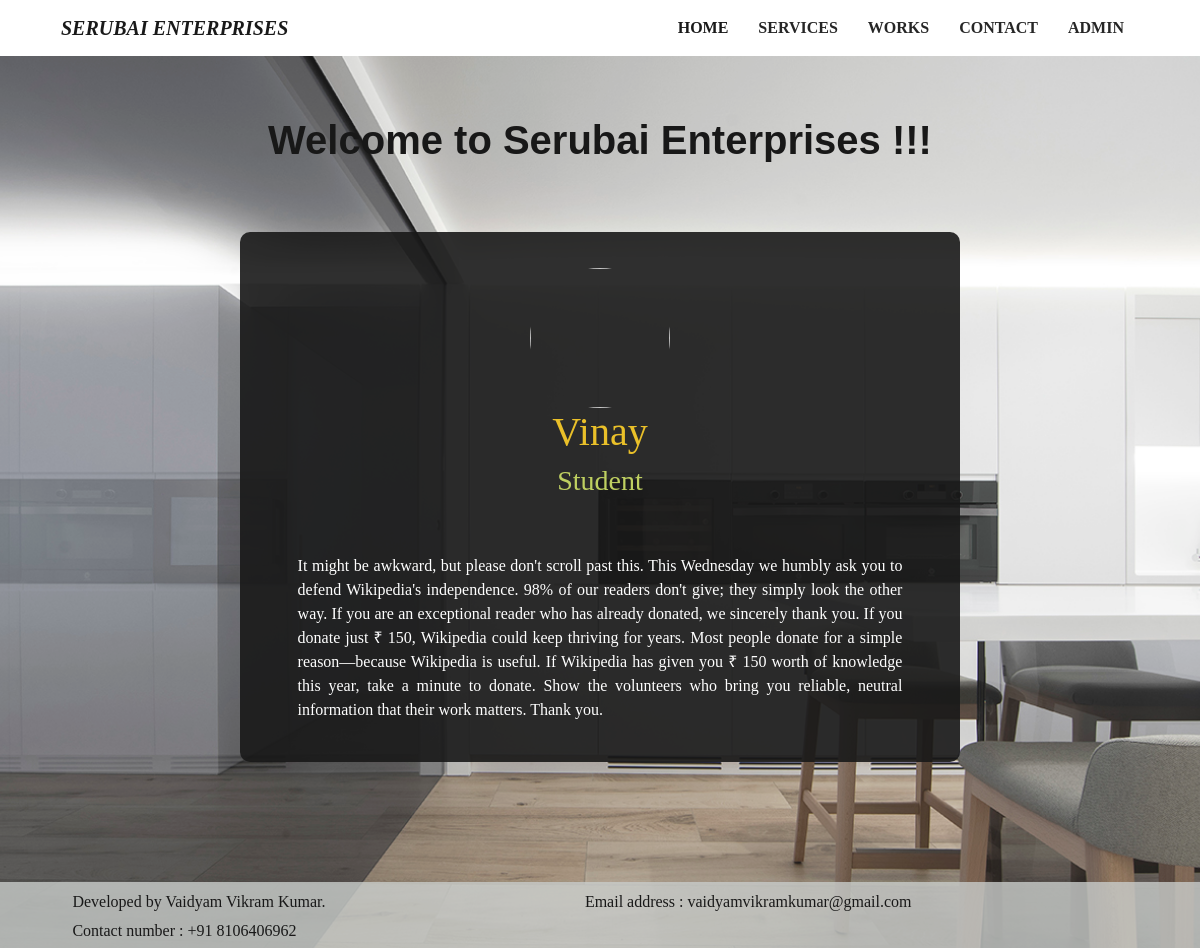
The page / on the database its author committed.
### interiors/models.py (models this page shows, shortened)
class index_table(models.Model):
    name = models.CharField(max_length=30)
    designation = models.CharField(max_length=30)
    img = models.ImageField(upload_to="media")
    description = models.TextField()

### interiors/views.py (the view)
# urls.py: path('',views.index,name="index"),
def index(request):
    data=index_table.objects.all()
    l=[]
    for i in data:
        l.append(i.name)
        l.append(i.designation)
        l.append(i.img)
        l.append(i.description)
    return render(request,'index.html',{'l':l})

### templates/index.html (shortened to what this page needs)
{% load static %}
<!DOCTYPE html>
<html lang="en">
<head>
    <link rel="stylesheet" href="{% static 'style.css' %}">
    <link rel="stylesheet" href="https://maxcdn.bootstrapcdn.com/bootstrap/4.0.0/css/bootstrap.min.css">
</head>
<body>
    <div class="container">
        <nav class="navbar navbar-expand-lg navbar-light">
            <a class="navbar-brand" href="/">Serubai Enterprises</a>
            <div class="collapse navbar-collapse" id="navbarSupportedContent">
                <ul class="navbar-nav ml-lg-auto">
                    <li class="nav-item active">
                        <a class="nav-link" href="/">Home <span class="sr-only">(current)</span></a>
                    </li>
                    <li class="nav-item">
                        <a class="nav-link" href="/services">Services</a>
                    </li>
                    <li class="nav-item">
                        <a class="nav-link" href="/works">Works</a>
                    </li>
                    <li class="nav-item">
                        <a class="nav-link" href="/contact">Contact</a>
                    </li>
                    {% if user.is_authenticated %}
                    <li class="nav-item">
                        <a class="nav-link" href="/logout">Logout</a>
                    </li>
                    {% else %}
                    <li class="nav-item">
                        <a class="nav-link" href="/login">Admin</a>
                    </li>
                    {% endif %}
                </ul>
            </div>
        </nav>
    </div>
    <div class="banner1">
        <h1> Welcome to Serubai Enterprises !!! </h1>
        <div class="boxing1">
            <img src="{{l.2.url}}">
            <h1> {{l.0}} </h1>
            <h3> {{l.1}} </h3><br><br>
            <p> {{l.3}}
            </p>
        </div>
        <div class="foot">
            <div class="row">
                <div class="col-9 col-sm-5 col-md-5 col-lg-5 col-xl-5 ">
                    <h6>
                        Developed by Vaidyam Vikram Kumar.
                    </h6>
                    <h6>
                        Contact number : +91 8106406962
                    </h6>
                </div>
                <div class="col-9 col-sm-5 col-md-5 col-lg-5 col-xl-5 ">
                    <h6>
                        Email address : vaidyamvikramkumar@gmail.com
                    </h6>
                </div>
        </div>
    </div>
</body>
</html>

### static/style.css (style rules this page uses)
* { font-family: 'Times New Roman', Times, serif; box-sizing: border-box; }
.navbar { padding : 20px 0; }
.navbar-brand { font-family: Georgia, 'Times New Roman', Times, serif; font-weight: 900; text-transform: uppercase; font-style: italic; font-size: larger; color: #262626; }
.nav-item { font-weight: 800; text-transform: uppercase; }
.navbar-light .navbar-nav .nav-item .nav-link { color: #262626; padding: 5px 15px; }
.banner1 { position: relative; background: url(pics/bg1.jpg); min-height: 100vh; background-size: cover; background-position: center; padding-top: 5%; opacity: .9; }
.banner1>h1 { font-family: sans-serif; text-align: center; font-weight: bold; color: black; padding-bottom: 5%; }
.boxing1 { background-color: rgba(0,0,0,.9); margin-left: 20%; margin-right: 20%; text-align: center; border-radius: 10px; margin-bottom: 5%; padding-bottom: 2%; }
.boxing1 img { border-radius: 50%; width: 140px; height: 140px; margin-top: 5%; object-fit: cover; object-position: 0 -8px; }
.boxing1 h1 { color: #e8ba12; }
.boxing1 h3 { color: #b9cc50; }
.boxing1 p { padding-left: 8%; padding-right: 8%; text-align: justify; color: white; }
.foot { background-color: rgba(195,199,197,.8); color: black; position: relative; margin-top: 10%; top: -0px; width: 100%; }
.foot h6 { margin-top: 10px; margin-left: 15%; }

### rows shown on the page
index_table: name "Vinay", designation "Student", description "It might be awkward, but please don't scroll past this. This Wednesday we humbly ask you to defend Wikipedia's independence. 98% of our readers don't give; they simply look the other way. If you are an exceptional reader who has already donated, we sincerely thank you. If you donate just ₹ 150, Wikipedia could keep thriving for years. Most people donate for a simple reason—because Wikipedia is useful. If Wikipedia has given you ₹ 150 worth of knowledge this year, take a minute to donate. Show the volunteers who bring you reliable, neutral information that their work matters. Thank you."
